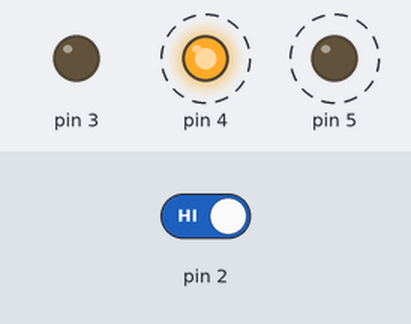
A sketch run on a simulated Arduino Uno, built with avr-gcc and run on an emulated ATmega328P. On the bench: output pins drawn as LEDs (lit = HIGH). Dashed ring = blinking. Inputs (shaded band) come from the test bench; at power-on: pin 2 HIGH.

Above: at 1.26 s.
1.3 s: pin 2 driven LOW
At 2.0 s:
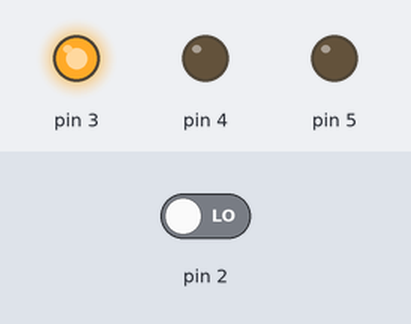
2.8 s: pin 2 driven HIGH
At 2.96 s:
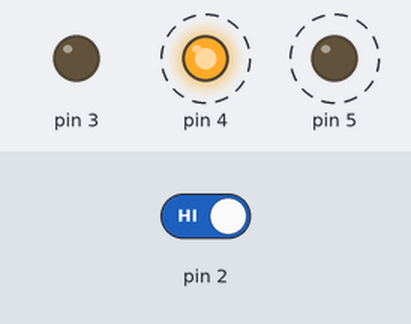
Timing chart, 0 to 11.8 s (numbered marks = the images above; inputs shaded):
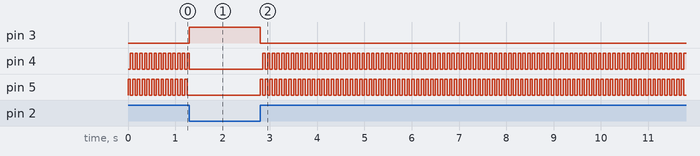

Measured:
- after the input at 1.3 s, pin 3: LOW → HIGH at once; pin 4: goes on until 1.3 s, then stays LOW; pin 5: stops changing and stays LOW
- after the input at 2.8 s, pin 3: HIGH → LOW at once; pin 4: alternates HIGH for 0.05 s and LOW for 0.05 s, starting after 0.05 s; pin 5: alternates HIGH for 0.05 s and LOW for 0.05 s, starting at once
- by itself, pin 4, pin 5: alternates HIGH for 0.05 s and LOW for 0.05 s

The sketch:

spaceship_interface.ino
```cpp
int switchState = 0;

void setup() {
  // put your setup code here, to run once:
pinMode(5, OUTPUT);
pinMode(4, OUTPUT);
pinMode(3, OUTPUT);
pinMode(2, INPUT);
}

void loop() {
  // put your main code here, to run repeatedly:
switchState = digitalRead(2);
if (switchState == LOW) {
  digitalWrite(3, HIGH); // green LED
  digitalWrite(4, LOW); //  red LED
  digitalWrite(5, LOW); // red LED

} else { // the button is pressed:
  digitalWrite(3, LOW);
  digitalWrite(4, LOW);
  digitalWrite(5, HIGH);

  delay(50);
  digitalWrite(4, HIGH);
  digitalWrite(5, LOW);
  delay(50);

}
}
```
